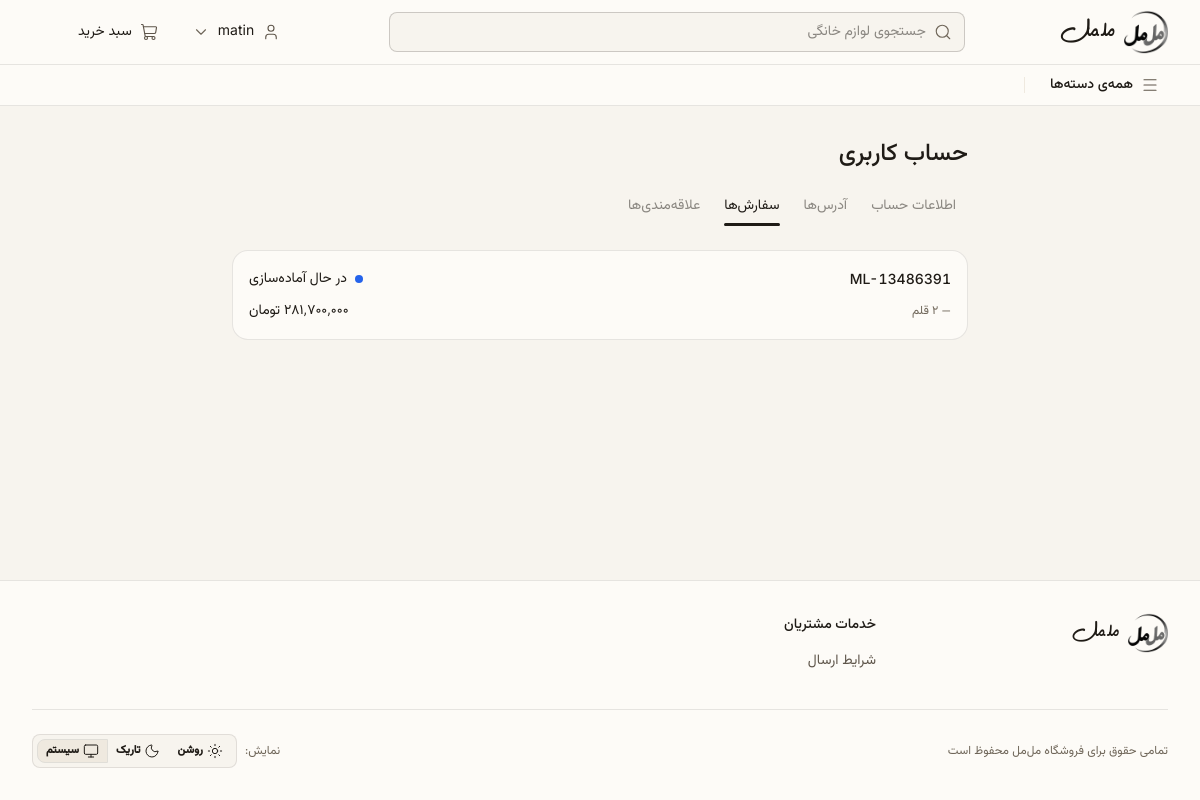
The app's page /account/orders/ (signed in), older data.
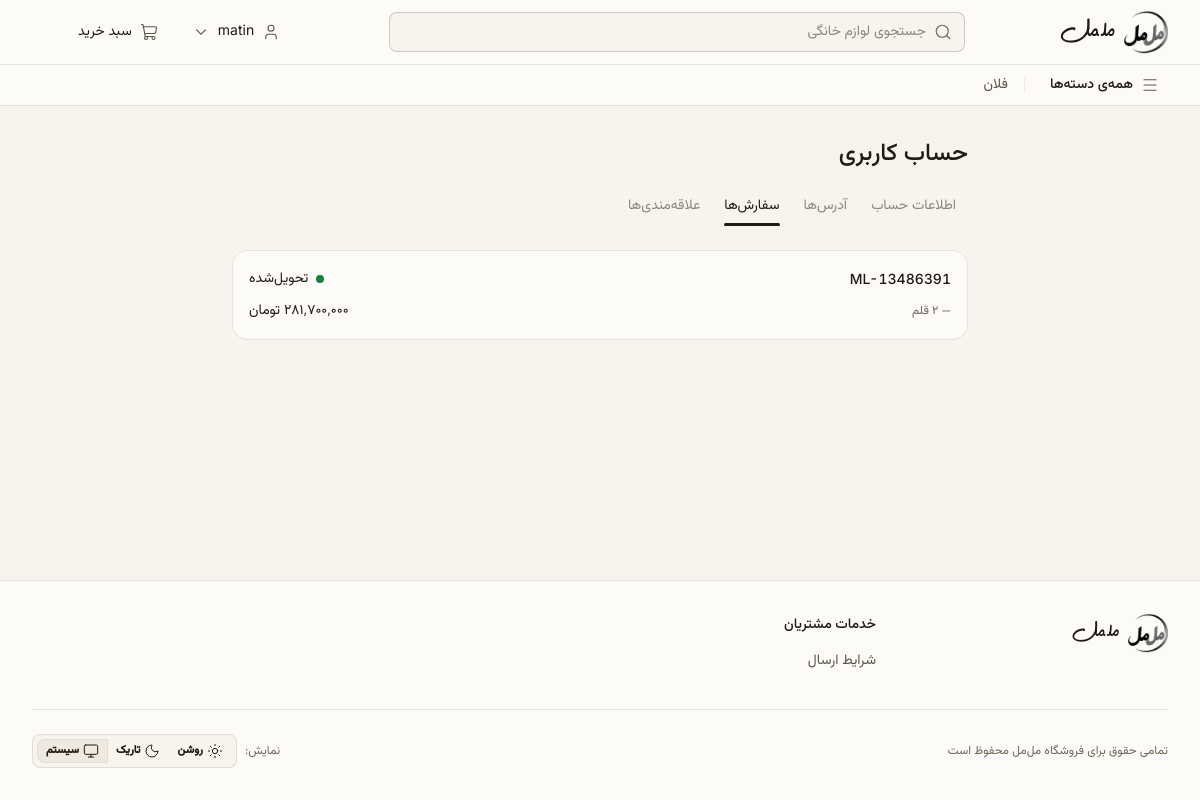
The same page, newer data.
### apps/orders/models.py (models this page shows, shortened)
class Order(TimeStampedModel):
    PENDING = "pending_payment"
    PAID = "paid"
    PROCESSING = "processing"
    SHIPPED = "shipped"
    DELIVERED = "delivered"
    CANCELLED = "cancelled"
    EXPIRED = "expired"
    REFUNDED = "refunded"
    STATUS_CHOICES = [
        (PENDING, "در انتظار پرداخت"),
        (PAID, "پرداخت‌شده"),
        (PROCESSING, "در حال آماده‌سازی"),
        (SHIPPED, "ارسال‌شده"),
        (DELIVERED, "تحویل‌شده"),
        (CANCELLED, "لغوشده"),
        (EXPIRED, "منقضی‌شده"),
        (REFUNDED, "بازگشت وجه"),
    ]
    number = models.CharField(max_length=16, unique=True, verbose_name="شماره سفارش")
    user = models.ForeignKey(
        settings.AUTH_USER_MODEL, on_delete=models.PROTECT, related_name="orders", verbose_name="کاربر"
    )
    status = models.CharField(max_length=20, choices=STATUS_CHOICES, default=PENDING, verbose_name="وضعیت")
    items_total = models.BigIntegerField(verbose_name="جمع کالاها (تومان)")
    shipping_cost = models.BigIntegerField(default=0, verbose_name="هزینه‌ی ارسال (تومان)")
    payable = models.BigIntegerField(verbose_name="مبلغ قابل پرداخت (تومان)")
    buyer_name = models.CharField(max_length=170, verbose_name="نام خریدار")
    buyer_mobile = models.CharField(max_length=11, verbose_name="موبایل خریدار")
    buyer_national_code = models.CharField(max_length=10, verbose_name="کد ملی خریدار")
    buyer_email = models.EmailField(blank=True, verbose_name="ایمیل خریدار")
    recipient_name = models.CharField(max_length=120, verbose_name="نام گیرنده")
    recipient_mobile = models.CharField(max_length=11, verbose_name="موبایل گیرنده")
    province_name = models.CharField(max_length=80, verbose_name="استان")
    city_name = models.CharField(max_length=100, verbose_name="شهر")
    address_text = models.TextField(verbose_name="آدرس")
    plate = models.CharField(max_length=20, verbose_name="پلاک")
    unit = models.CharField(max_length=20, blank=True, verbose_name="واحد")
    postal_code = models.CharField(max_length=10, verbose_name="کدپستی")
    lat = models.DecimalField(max_digits=9, decimal_places=6, null=True, blank=True)
    lng = models.DecimalField(max_digits=9, decimal_places=6, null=True, blank=True)
    shipping_method = models.ForeignKey(
        ShippingMethod, null=True, blank=True, on_delete=models.SET_NULL, related_name="+"
    )
    shipping_method_title = models.CharField(max_length=120, verbose_name="روش ارسال")
    shipping_payment_mode = models.CharField(max_length=10, verbose_name="نحوه‌ی پرداخت کرایه")
    tracking_code = models.CharField(max_length=64, blank=True, verbose_name="کد رهگیری")
    reserved_until = models.DateTimeField(null=True, blank=True, verbose_name="رزرو تا")
    paid_at = models.DateTimeField(null=True, blank=True, verbose_name="زمان پرداخت")
    cancelled_at = models.DateTimeField(null=True, blank=True)
    cancel_reason = models.CharField(max_length=200, blank=True)
    class Meta:
        verbose_name = "سفارش"
        verbose_name_plural = "سفارش‌ها"
        ordering = ["-created_at", "-id"]
        permissions = [("manage_order_status", "Can change an order's status")]
        indexes = [
            models.Index(fields=["user", "-created_at"], name="order_user_created_idx"),
            models.Index(fields=["status", "reserved_until"], name="order_status_reserved_idx"),
        ]
    @property
    def status_dot(self) -> str:
        return STATUS_DOT[self.status]

### apps/catalog/models.py (models this page shows, shortened)
class Category(TimeStampedModel):
    parent = models.ForeignKey(
        "self",
        null=True,
        blank=True,
        on_delete=models.PROTECT,
        related_name="children",
        verbose_name="دسته والد",
    )
    name = models.CharField(max_length=160, verbose_name="نام")
    slug = models.SlugField(max_length=180, unique=True, allow_unicode=True, verbose_name="نشانی")
    logo = models.ImageField(upload_to="categories/", blank=True, verbose_name="لوگو")
    description = models.TextField(blank=True, verbose_name="توضیح")
    path = models.CharField(max_length=400, blank=True, db_index=True, verbose_name="مسیر")
    depth = models.PositiveSmallIntegerField(default=0, verbose_name="عمق")
    is_featured = models.BooleanField(default=False, verbose_name="دسته برتر")
    featured_order = models.PositiveIntegerField(default=0, verbose_name="ترتیب برتر")
    show_in_menu = models.BooleanField(default=True, verbose_name="نمایش در منو")
    menu_order = models.PositiveIntegerField(default=0, verbose_name="ترتیب منو")
    is_active = models.BooleanField(default=True, verbose_name="فعال")
    spec_inherit = models.BooleanField(default=True, verbose_name="ارث‌بری مشخصات از والد")
    rev = models.PositiveIntegerField(default=0, verbose_name="نسخه")
    subtree_rev = models.PositiveIntegerField(default=0, verbose_name="نسخه زیردرخت")
    objects = CategoryQuerySet.as_manager()
    class Meta:
        verbose_name = "دسته‌بندی"
        verbose_name_plural = "دسته‌بندی‌ها"
        ordering = ["path"]
        indexes = [
            models.Index(fields=["path"], name="cat_path_idx"),
            models.Index(fields=["parent", "menu_order"], name="cat_parent_menu_idx"),
            models.Index(fields=["is_featured", "featured_order"], name="cat_featured_idx"),
        ]
    def _snapshot_tracked(self) -> None:
        self._tracked_snapshot = {field: self.__dict__.get(field) for field in CATEGORY_STRUCTURAL}
    def __init__(self, *args, **kwargs):
        super().__init__(*args, **kwargs)
        self._snapshot_tracked()
    @classmethod
    def from_db(cls, db, field_names, values):
        instance = super().from_db(db, field_names, values)
        instance._snapshot_tracked()
        return instance

### apps/orders/views.py (the view)
# urls.py: path("account/orders/", views.order_list_view, name="list"),
@login_required_htmx
@require_GET
def order_list_view(request):
    orders = Order.objects.filter(user=request.user).prefetch_related("items")[:50]
    return render(request, "pages/orders.html", {"orders": orders})

### apps/accounts/models.py (called while the page is built)
    def get_short_name(self) -> str:
        return self.first_name or self.mobile

    def get_session_auth_hash(self) -> str:
        key = f"{self.pk}:{self.session_version}:{int(self.is_active)}:{self.password}"
        return salted_hmac("accounts.User.session_auth", key).hexdigest()

### apps/cart/services.py (called while the page is built)
def count(user) -> int:
    if user is None or not user.is_authenticated:
        return 0
    key = f"cart_count:{user.pk}"
    cached = safe_cache_get(key)
    if isinstance(cached, int):
        return cached
    value = CartItem.objects.filter(cart__user=user).count()
    safe_cache_set(key, value, COUNT_TTL)
    return value

### apps/catalog/cache.py (called while the page is built)
def current_epoch() -> int:
    return read_epoch("epoch")

def menu_key() -> str:
    return f"menu:{current_epoch()}"

### apps/catalog/menu.py (called while the page is built)
def _to_dict(category) -> dict:
    return {
        "id": category.pk,
        "name": category.name,
        "url": reverse("catalog:category", args=[category.pk, category.slug]),
        "slug": category.slug,
    }

def navigation() -> dict:
    return get_or_build(menu_key(), _build_menu, TTL_MENU)

def menu_categories() -> list[dict]:
    return navigation()["menu"]

def featured_categories() -> list[dict]:
    return navigation()["featured"]

### templates/pages/orders.html (shortened to what this page needs)
{% extends "base.html" %}
{% load core_tags jalali_tags %}
{% block content %}
<div class="max-w-3xl mx-auto px-4 py-6 lg:py-8">
  <h1 class="text-title font-medium">حساب کاربری</h1>
  {% include "partials/_account_nav.html" with active="orders" %}
  <ul class="mt-6 flex flex-col gap-3">
    {% for order in orders %}
      <li>
        <a href="{% url 'orders:detail' order.number %}" class="block bg-base-100 border rounded-box p-4 hover:bg-base-300 transition-colors">
          <div class="flex items-center justify-between gap-2">
            <span class="latin text-small font-medium">{{ order.number }}</span>
            <span class="flex items-center gap-2 text-small"><span class="status {{ order.status_dot }}"></span>{{ order.get_status_display }}</span>
          </div>
          <div class="flex items-center justify-between gap-2 mt-2 text-label text-ink-3">
            <span>{{ order.created_at|to_jalali }} — {{ order.items.all|length|fa_digits }} قلم</span>
            <span class="text-small text-base-content whitespace-nowrap">{{ order.payable|toman }} تومان</span>
          </div>
        </a>
      </li>
    {% empty %}
      <li>{% include "partials/_empty_state.html" with title="هنوز سفارشی ثبت نکرده‌اید" description="سفارش‌های شما بعد از ثبت اینجا دیده می‌شود" %}</li>
    {% endfor %}
  </ul>
</div>
{% endblock %}

### templates/partials/_header.html (shortened to what this page needs)
{% load core_tags %}
<header class="bg-base-100 border-b sticky top-0 z-30">
  <div class="hidden lg:block">
    <div class="max-w-7xl mx-auto px-8 h-16 flex items-center justify-between gap-6">
      <a href="{% url 'core:home' %}" class="inline-flex items-center gap-2 shrink-0 py-2" aria-label="{{ site_settings.store_name }}">
        {% include "partials/_logo.html" with img_class="h-11 w-auto" brand_class="text-display leading-none" %}
      </a>
      <form action="{% url 'search:results' %}" method="get" class="flex-1 max-w-xl relative" role="search">
        <label class="input h-10 w-full bg-base-200 flex items-center gap-2">
          {% icon "search" size=18 class="text-ink-3" %}
          <input type="search" name="q" placeholder="جستجوی لوازم خانگی" class="grow text-small" autocomplete="off"
                 aria-label="جستجوی محصولات"
                 hx-get="{% url 'search:suggest' %}"
                 hx-trigger="input changed delay:250ms, focus"
                 hx-target="#search-suggest"
                 hx-swap="innerHTML"
                 hx-indicator="#search-suggest-indicator">
        </label>
      </form>
      <div class="flex items-center gap-2 shrink-0">
        <details class="dropdown dropdown-end">
          <summary class="btn btn-ghost h-10 px-3 gap-2 text-small font-normal list-none">
            {% icon "user" size=18 class="text-ink-2" %}
            <span>{% if user.is_authenticated %}{{ user.get_short_name|fa_text }}{% else %}ورود / حساب کاربری{% endif %}</span>
            {% icon "chevron-down" size=18 class="text-ink-3" %}
          </summary>
        </details>
        <a href="{% url 'cart:detail' %}" class="btn btn-ghost h-10 px-3 gap-2 text-small font-normal" aria-label="سبد خرید">
          {% icon "shopping-cart" size=18 class="text-ink-2" %}
          <span>سبد خرید</span>
        </a>
      </div>
    </div>
    <nav class="border-t" aria-label="ناوبری دسته‌بندی‌ها">
      <div class="max-w-7xl mx-auto px-8 h-10 flex items-center gap-4">
        <details class="dropdown dropdown-start">
          <summary class="btn btn-ghost btn-sm h-8 px-2 gap-2 text-small font-medium list-none">
            {% icon "menu" size=18 class="text-ink-2" %}
            <span>همه‌ی دسته‌ها</span>
          </summary>
        </details>
        <ul class="flex items-center gap-4 overflow-x-auto no-scrollbar">
          {% for cat in nav_featured %}
            <li class="shrink-0">
              <a href="{{ cat.url }}" class="text-small text-ink-2 hover:text-base-content transition-colors py-1">
                {{ cat.name|fa_text }}
              </a>
            </li>
          {% endfor %}
        </ul>
      </div>
    </nav>
  </div>
</header>

Row changes from the older to the newer data that the page shows:
added Category: name|fa_text "فلان"
changed Order "ML-13486391": status "در حال آماده‌سازی" → "تحویل‌شده"
